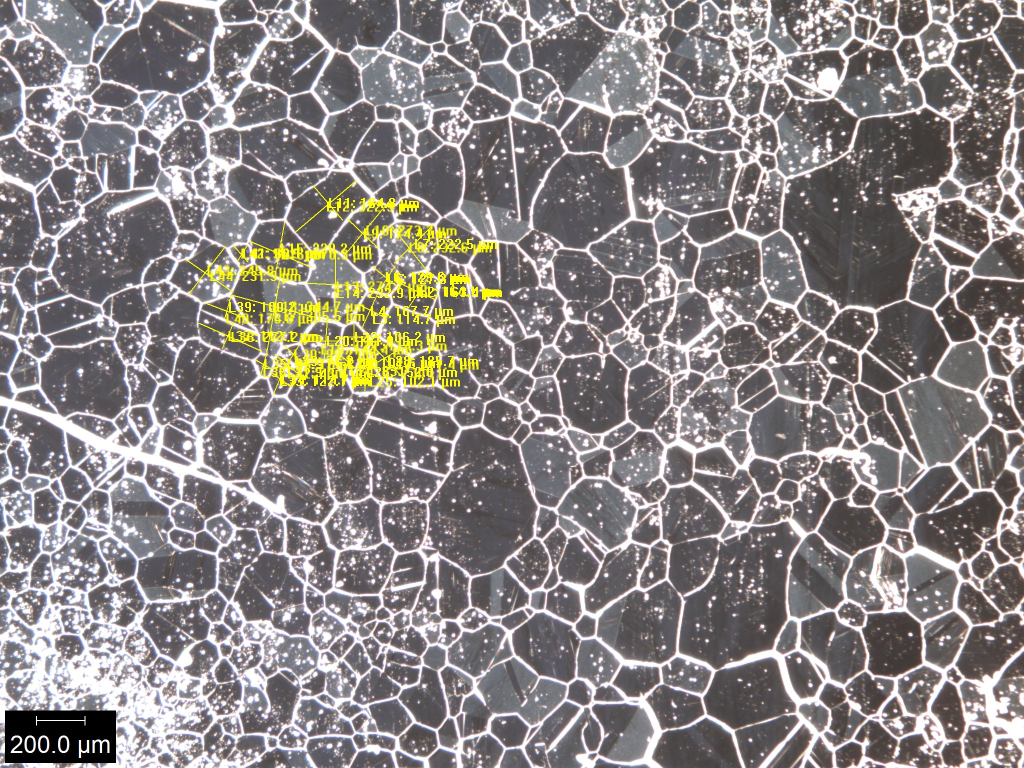
#> input picture docs/optical/CB121/2005##_Ni200_Ni4N5/200506_Ni4N5_081/im_sclbr_measure_1.jpg, 2048 x 1536 px (shown at 1/2 size)
$ python build_microstructure_figure.py
#> lines starting #> are read from the running program, lines starting #| are printed output that depends on the picture
#!/usr/bin/env python3
"""Build fig_microstructure.png: the optical grain map of Ni4N5_081 after its
1300 C / 20 h anneal (run IFrun081-100 series; see SI Table S1).

Per S. Baird (PR #12, 2026-07-22) the figure is the optical panel only (the
SEM grain-boundary detail panel was removed), cropped to the bottom-right
quadrant of the source micrograph so the overlapping yellow grain-size
measurement text is excluded. The microscope's 200 um scale-bar box is cut
from the source's bottom-left corner and pasted onto the crop at native pixel
scale --- the crop is never resampled, so the calibration still holds.

Source: docs/optical/CB121/2005##_Ni200_Ni4N5/200506_Ni4N5_081/
im_sclbr_measure_1.jpg (2048x1536).

Usage::

    python3 paper/build_microstructure_figure.py
"""
from __future__ import annotations

from pathlib import Path

from PIL import Image

ROOT = Path(__file__).resolve().parent.parent
SRC = (ROOT / "docs" / "optical" / "CB121" / "2005##_Ni200_Ni4N5"
       / "200506_Ni4N5_081" / "im_sclbr_measure_1.jpg")
OUT = Path(__file__).resolve().parent / "figures" / "fig_microstructure.png"

# Bottom-right quadrant of the 2048x1536 source; the yellow measurement
# overlay ends near (1010, 806), so the quadrant is overlay-free.
CROP = (1024, 768, 2048, 1536)
# The microscope's scale-bar box (black background, "200.0 um" text + bar)
# in the source's bottom-left corner.
SCALEBAR = (10, 1408, 240, 1530)
MARGIN = 12  # inset of the pasted scale-bar box from the crop's corner


def main() -> None:
    im = Image.open(SRC).convert("RGB")
#> im is the input picture: PIL image 2048x1536 RGB; mean R, G, B 137.6, 132.4, 132.1
    scalebar = im.crop(SCALEBAR)
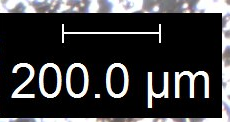
#> scalebar: PIL image 230x122 RGB; mean R, G, B 55.3, 54.8, 56.3
    out = im.crop(CROP)
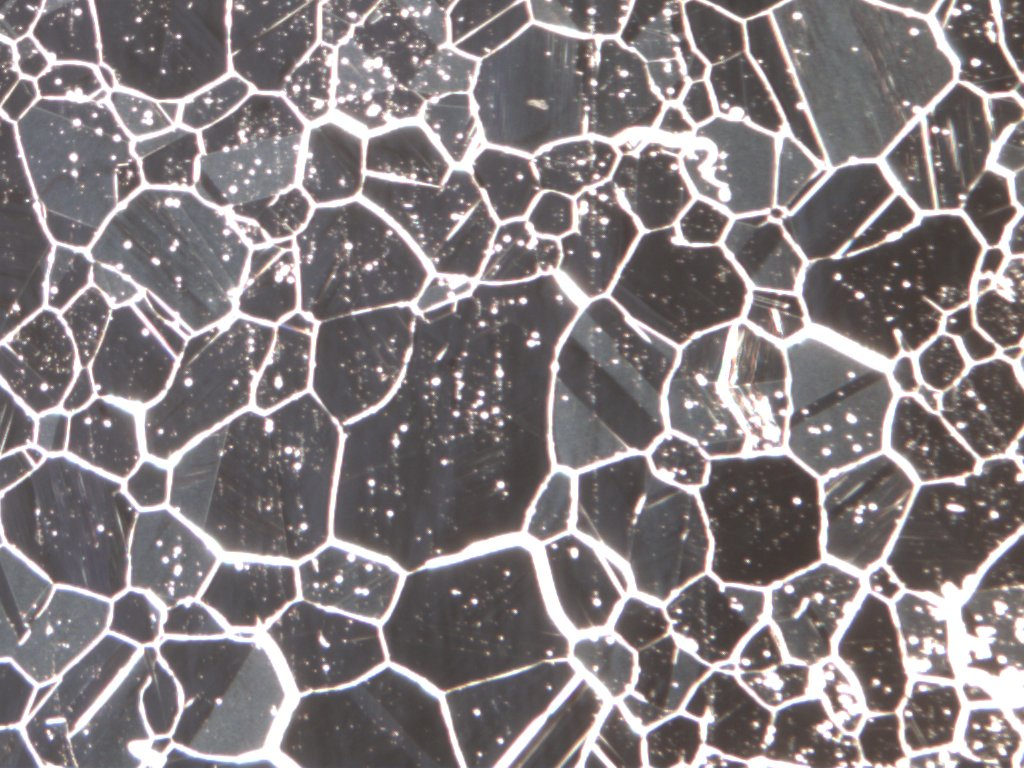
#> out: PIL image 1024x768 RGB; mean R, G, B 131.6, 124.8, 126.8
    out.paste(scalebar, (MARGIN, out.height - scalebar.height - MARGIN))
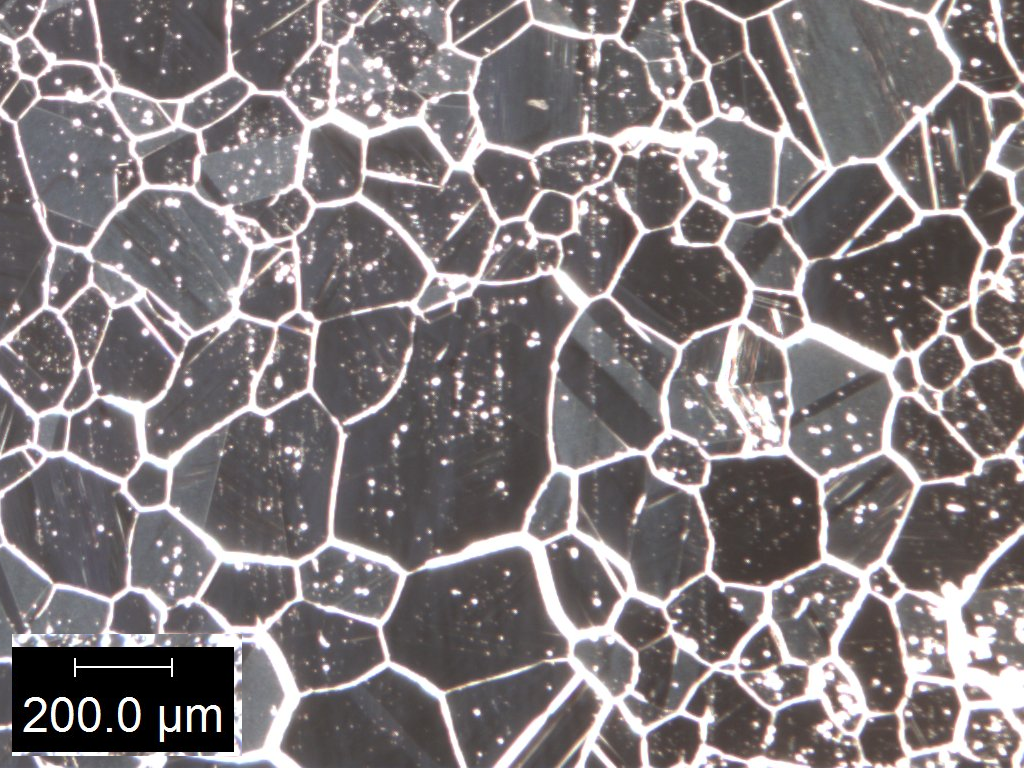
#> out: PIL image 1024x768 RGB; mean R, G, B 128.7, 122, 123.9
    out.save(OUT)
    print(f"wrote {OUT} ({out.width}x{out.height})")
#| wrote paper/figures/fig_microstructure.png (1024x768)


if __name__ == "__main__":
    main()
